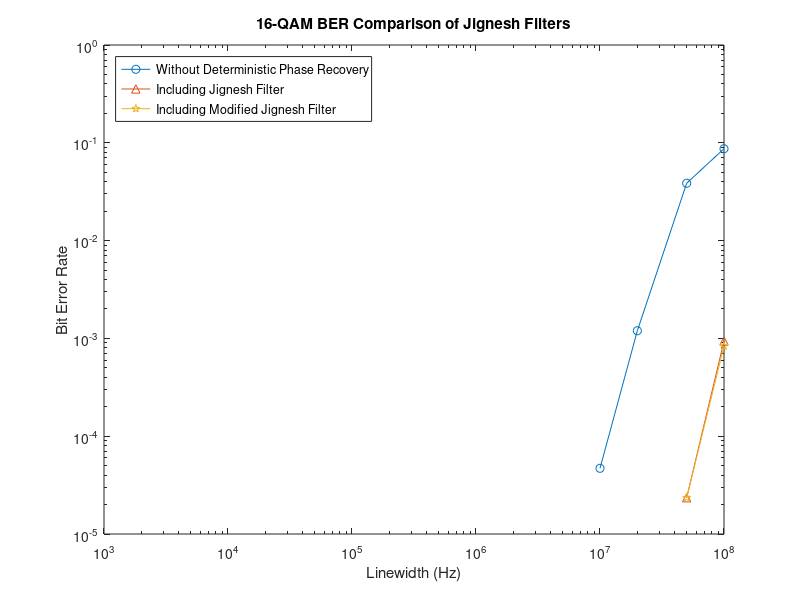
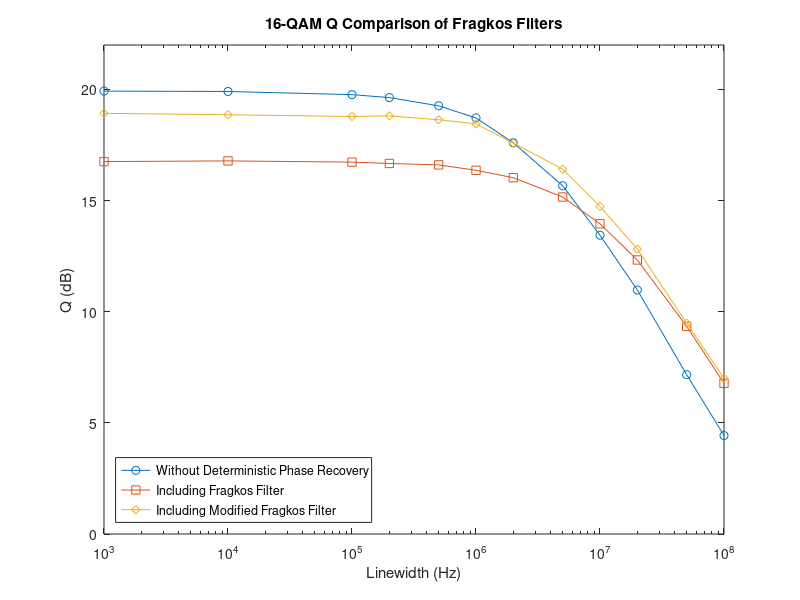
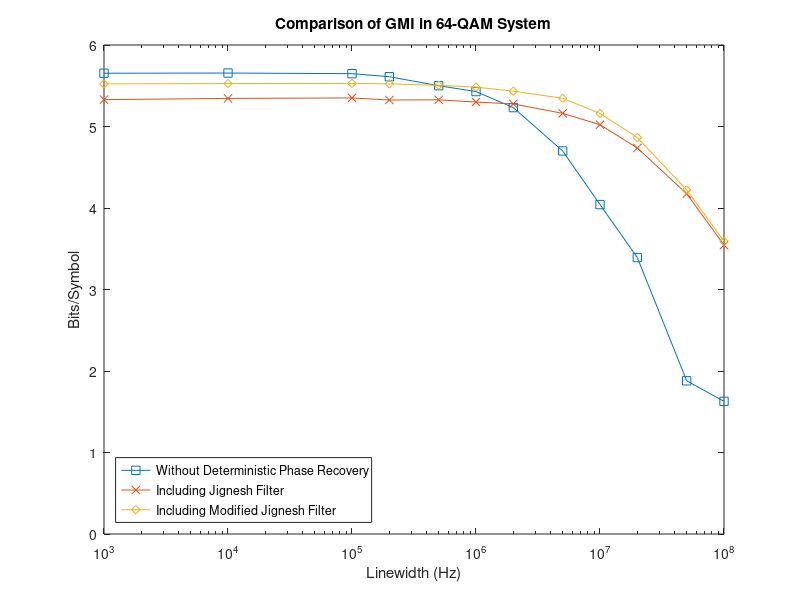

MATLAB code to generate these figures, in order:
%%%%%%%%%%%%%%%%%%%%%%%%%%%%%%%%%%%%%%%%%%%%%%%%%%%%%%%%%%%%%%%%%%%%%%%%%%%
%                         Final Year Project                              %
%                               2020                                      %
%%%%%%%%%%%%%%%%%%%%%%%%%%%%%%%%%%%%%%%%%%%%%%%%%%%%%%%%%%%%%%%%%%%%%%%%%%%
% Written by: Emily Harrison (ID: 28761537)
% Supervised by: Dr Bill Corcoran

% PROJECT AIM: simulate an optical communications system that uses Optical
% Injection Locking to improve the reliability of the system

% THE PROJECT focuses on M-QAM signals, where M is between 4 and 64. It
% uses linewidths ranging from 1kHz to 100MHz.

% THIS SCRIPT contains the arrays of results used to produce the plots in
% the poster, report and video. 

% NAMING of arrays determines which metric is being shown, which QAM levls
% and which recovery technique was used.

%% Housekeeping
close all; clear all; clc;

linewidth = [1e3, 1e4, 1e5, 2e5, 5e5, 1e6, 2e6, 5e6, 1e7, 2e7, 5e7, 1e8];

%% Recovery technique = 0
%with DC_fact = 0.02
BER4_PC = [0, 0, 0, 0, 0, 0, 0, 0, 4.6964e-05, 0.0011976, 0.038592, 0.086989];
Q4_PC = [20.7375, 20.7394, 20.616, 20.5289, 20.0745, 19.1627, 18.2379, ...
    15.8426, 13.8107, 11.3783, 7.1802, 5.0557];

BER16_PC = [0, 0, 0, 1.1741e-05, 1.7611e-05, 0.00012328, 0.00089231, ...
    0.0058529, 0.021462, 0.04859, 0.11288, 0.17105];
Q16_PC = [19.9258, 19.9083, 19.7671, 19.6348, 19.2627, 18.7182, 17.6002, ...
    15.6676, 13.4411, 10.9782, 7.1675, 4.4302];

BER64_PC = [0.010586, 0.011209, 0.011522, 0.012794, 0.01542, 0.019952, ...
    0.029591, 0.053817, 0.0785, 0.12851, 0.21946, 0.23976];
Q64_PC = [19.6867, 19.5874, 19.5256, 19.3953, 19.0637, 18.4967, 17.5301, ...
    15.3756, 13.5606, 10.3556, 5.7806, 4.8452];
GMIx64_PC = [5.6537, 5.6559, 5.6484, 5.6107, 5.5003, 5.4286, 5.2319, 4.7, ...
    4.042, 3.3921, 1.88, 1.6274];
GMIy64_PC = [5.6348, 5.6549, 5.6102, 5.617, 5.4935, 5.4042, 5.2035, 4.6881, ...
    4.0336, 3.3758, 1.8868, 1.6161];

%% Recovery technique = 1
% wc = gap/35
BER4_BWs = [0, 0, 0, 0, 0, 0, 0, 0, 0, 0.00032875, 0.0087118, 0.039309];
Q4_BWs = [17.3947, 17.3966, 17.3589, 17.3203, 17.1656, 16.983, 16.5573, ...
    15.5697, 14.2424, 12.4819, 9.5523, 7.0354];

BER16_BWs = [0.0016613, 0.0016848, 0.001679, 0.0017494, 0.0020018, 0.0027767, ...
    0.0038041, 0.0074672, 0.015522, 0.031542, 0.072436, 0.11943];
Q16_BWs = [16.7553, 16.786, 16.7312, 16.6707, 16.606, 16.3647, 16.0302, ...
    15.1605, 13.9562, 12.3289, 9.3419, 6.7833];

BER64_BWs = [0.038835, 0.039074, 0.040737, 0.040037, 0.0415, 0.043817, ...
    0.04786, 0.05917, 0.073741, 0.10024, 0.14711, 0.1992];
Q64_BWs = [16.7368, 16.7079, 16.6049, 16.6242, 16.529, 16.3159, 15.9762, ...
    15.1068, 14.0118, 12.1652, 9.3762, 6.8434];
GMIx64_BWs = [5.1136, 5.1122, 5.0914, 5.1013, 5.0678, 5.0077, 4.905, 4.6559, ...
    4.3337, 3.7916, 2.9709, 2.2009];
GMIy64_BWs = [5.09, 5.0747, 5.0518, 5.0461, 5.0227, 4.9751, 4.8858, 4.6425, ...
    4.3155, 3.7744, 2.9469, 2.1898];

%% Recovery technique = 2
BER4_BW = [0, 0, 0, 0, 0, 0, 0, 0, 1.1741e-05, 0.0001996, 0.0096511, 0.04242];
Q4_BW = [19.675, 19.7083, 19.6148, 19.5867, 19.4335, 19.1662, 18.1702, ...
    16.7462, 14.8333, 12.9213, 9.4046, 6.9552];

BER16_BW = [3.5223e-05, 5.2834e-05, 9.3928e-05, 8.2187e-05, 9.9798e-05,...
    0.0001585, 0.00090992, 0.0033697, 0.01153, 0.027151, 0.071232, 0.11434];
Q16_BW = [18.9253, 18.8628, 18.7845, 18.8118, 18.637, 18.4512, 17.5855, ...
    16.4144, 14.7369, 12.8175, 9.4871, 7.0038];

BER64_BW = [0.021513, 0.021396, 0.021881, 0.022398, 0.023141, 0.025177, ...
    0.03361, 0.046702, 0.06598, 0.094479, 0.1472, 0.19933];
Q64_BW = [18.3291, 18.3388, 18.2865, 18.2331, 18.1555, 17.9454, 17.2002, ...
    16.0683, 14.5517, 12.4409, 9.4131, 6.6386];
GMIx64_BW = [5.5389, 5.5438, 5.5474, 5.5266, 5.5209, 5.4697, 5.3136, 5.0075, ...
    4.6205, 4.0064, 3.0324, 2.2528];
GMIy64_BW = [5.5487, 5.5501, 5.5365, 5.5428, 5.5158, 5.4615, 5.3028, 4.9935, ...
    4.6353, 4.0046, 3.0335, 2.245];


%% Recovery technique = 3
% tone_fact=0.2, DC_fact = 0.02, zero below -9dB(12.6%)
BER4_L9 = [0, 0, 0, 0, 0, 0, 0, 0, 0, 0, 2.3482e-05, 0.00093928];
Q4_L9 = [18.5914, 18.5909, 18.5239, 18.5395, 18.4776, 18.4084, 18.2208, ...
    17.7501, 17.0869, 16.0105, 13.8521, 11.8598];

BER16_L9 = [0.00041093, 0.00052247, 0.00046964, 0.00043442, 0.00046377, ...
    0.00055182, 0.00069859, 0.0013091, 0.0022249, 0.0056826, 0.019073, 0.039661];
Q16_L9 = [17.9237, 17.9074, 17.8933, 17.883, 17.8374, 17.7612, 17.5491, ...
    17.1448, 16.6088, 15.6603, 13.555, 11.5727];

BER64_L9 = [0.02866, 0.028617, 0.028859, 0.02902, 0.029963, 0.030409, ...
    0.031888, 0.036291, 0.04341, 0.055848, 0.082281, 0.11769];
Q64_L9 = [17.6465, 17.6435, 17.6132, 17.5846, 17.5292, 17.4891, 17.3435, ...
    16.9411, 16.3424, 15.4068, 13.4395, 11.2837];
GMIx64_L9 = [5.3297, 5.3447, 5.3506, 5.325, 5.3273, 5.3002, 5.2772, 5.1615, ...
    5.0227, 4.736, 4.1754, 3.5455];
GMIy64_L9 = [5.3912, 5.39, 5.3943, 5.3993, 5.375, 5.3613, 5.3173, 5.2065, ...
    5.0597, 4.7631, 4.1884, 3.5919];


%% Recovery technique = 4
% with tone fact = 0.2 and HWHM = 0.5, zero outside 1GHz gap
BER4_L0 = [0, 0, 0, 0, 0, 0, 0, 0, 0, 0, 2.3482e-05, 0.00083361];
Q4_L0 = [19.8291, 19.856, 19.8168, 19.7344, 19.6876, 19.6064, 19.363, ...
    18.6381, 17.8502, 16.4848, 14.0921, 11.8904];

BER16_L0 = [2.9352e-05, 5.2834e-05, 7.6316e-05, 4.1093e-05, 4.6964e-05, ...
    5.2834e-05, 8.8057e-05, 0.00032288,0.0010273, 0.0037278, 0.016132, 0.039855];
Q16_L0 = [19.0369, 19.034, 18.9988, 19.0068, 18.9427,18.7911, 18.6149, ...
    18.0584, 17.3215, 16.1394, 13.9125, 11.6003];

BER64_L0 = [0.017486, 0.018093, 0.017204, 0.017799, 0.018335, 0.019275, ...
    0.021149, 0.025505, 0.034722, 0.047852, 0.078386, 0.1125];
Q64_L0 = [18.7665, 18.7211,18.7746, 18.7293, 18.6767, 18.5767, 18.3649, ...
    17.9215, 17.1029, 15.9904, 13.7237, 11.4681];
GMIx64_L0 = [5.5229, 5.5271, 5.5286, 5.5234, 5.5055, 5.4833, 5.4338, 5.3462, ...
    5.1598, 4.8651, 4.2218, 3.5921];
GMIy64_L0 = [5.539, 5.5418, 5.5778, 5.5596, 5.5281, 5.5174, 5.4605, 5.3789, ...
    5.1776, 4.9162, 4.2519, 3.5579];


%% Recovery technique = 5
% tone_fact=0.2, DC_fact = 0.02, full lineshape
BER4_L = [0, 0, 0, 0, 0, 0, 0, 0, 0, 0, 7.0446e-05, 0.0013502];
Q4_L = [17.9147, 17.9105, 17.8786, 17.8542, 17.8398, 17.7934, 17.5963, ...
    17.2345, 16.6614, 15.7021, 13.7844, 11.7535];

BER16_L = [0.0010919, 0.0010508, 0.0010743, 0.0012093, 0.0011506, 0.0013854, ...
    0.00145, 0.0020781, 0.0034225, 0.0067804, 0.021363, 0.04107];
Q16_L = [17.212, 17.2118, 17.1798, 17.1914, 17.1352, 17.0969, 16.9733, ...
    16.6524, 16.1274, 15.282, 13.2737, 11.4414];

BER64_L = [0.03579, 0.035732, 0.036663, 0.036135, 0.036315, 0.037563, ...
    0.039, 0.042827, 0.049347, 0.05964, 0.086914, 0.11548];
Q64_L = [17.0364, 17.041, 16.9755, 17.0148, 16.9779, 16.9228, 16.7851, ...
    16.4575, 15.9483, 15.1004, 13.1938, 11.3391];
GMIx64_L = [5.1816, 5.2038, 5.1847, 5.1935, 5.1851, 5.1574, 5.1228, 5.0391, ...
    4.9113, 4.6378, 4.1168, 3.5709];
GMIy64_L = [5.1662, 5.1657, 5.1768, 5.175, 5.1763, 5.1603, 5.1203, 5.0176, ...
    4.8674, 4.6406, 4.1089, 3.5853];


%% Plotting
% In order to plot nicely, BER needs to be on loglog axes, and Q & GMI need
% to be on semilogx axes

% Some examples:
figure(7)
loglog(linewidth, BER4_PC, '-o', ...
            linewidth, BER4_L9, '-^', linewidth, BER4_L0, '-p')
title('16-QAM BER Comparison of Jignesh Filters')
xlabel('Linewidth (Hz)')
ylabel('Bit Error Rate')
ylim([1e-5 1])
legend('Without Deterministic Phase Recovery', ...  
         'Including Jignesh Filter','Including Modified Jignesh Filter')
legend('Location', 'northwest')

figure(8)
semilogx(linewidth, Q16_PC, '-o',linewidth, Q16_BWs, '-s', linewidth, Q16_BW, '-d')
title('16-QAM Q Comparison of Fragkos Filters')
xlabel('Linewidth (Hz)')
ylabel('Q (dB)')
ylim([0 22])
legend('Without Deterministic Phase Recovery','Including Fragkos Filter', ...
    'Including Modified Fragkos Filter')
legend('Location', 'southwest')

figure(9)
semilogx(linewidth, GMIx64_PC, '-s', linewidth, GMIx64_L9, '-x', linewidth, GMIx64_L0, '-d')
title('Comparison of GMI in 64-QAM System')
xlabel('Linewidth (Hz)')
ylabel('Bits/Symbol')
xlim([1e3 1e8])
ylim([0 6])
legend('Without Deterministic Phase Recovery', 'Including Jignesh Filter', ...
    'Including Modified Jignesh Filter')
legend('Location', 'southwest')


